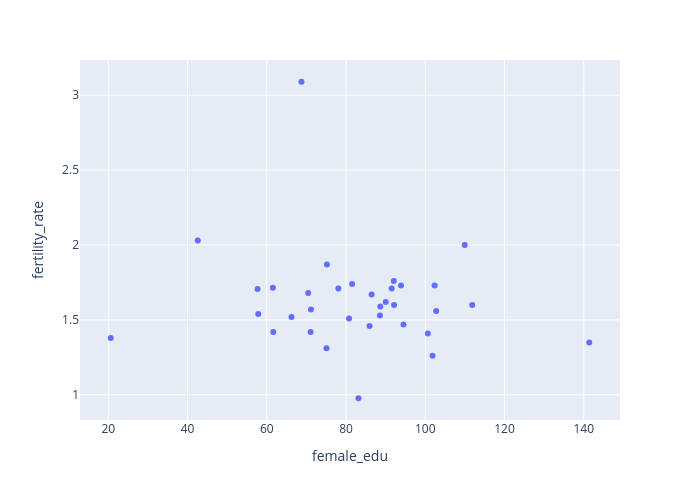

The cell this chart's notebook holds for it:
### Markdown cell above
トルコ(34.1)とアイスランド(71.6)が外れ値の可能性あり

### Code cell
px.scatter(oecd_df, x='female_edu', y='fertility_rate', 
           hover_name='Country Name', 
           width=700, height=500)

### Figure 1 — Plotly figure (JSON) as saved in the notebook; plotly's stock layout.template omitted (floating-point values rounded to 4 significant figures)
{"data": [{"hovertemplate": "<b>%{hovertext}</b><br><br>female_edu=%{x}<br>fertility_rate=%{y}<extra></extra>", "hovertext": ["Austria", "Belgium", "Canada", "Switzerland", "Colombia", "Costa Rica", "Czechia", "Germany", "Denmark", "Spain", "Estonia", "Finland", "France", "United Kingdom", "Greece", "Ireland", "Iceland", "Israel", "Italy", "Japan", "Korea, Rep.", "Lithuania", "Luxembourg", "Latvia", "Mexico", "Netherlands", "Norway", "Poland", "Portugal", "Slovak Republic", "Slovenia", "Sweden", "Turkiye", "United States"], "legendgroup": "", "marker": {"color": "#636efa", "symbol": "circle"}, "mode": "markers", "name": "", "orientation": "v", "showlegend": false, "type": "scatter", "x": [94.5, 90.01, 80.76, 66.23, 61.54, 57.67, 78.07, 71.14, 93.88, 101.8, 86.46, 100.6, 75.18, 70.45, 141.4, 81.54, 91.52, 68.76, 75.07, 61.64, 83.13, 88.56, 20.62, 111.8, 42.58, 88.64, 102.7, 85.93, 71.06, 57.84, 92.13, 92.04, 110.0, 102.4], "xaxis": "x", "y": [1.47, 1.62, 1.51, 1.52, 1.715, 1.706, 1.71, 1.57, 1.73, 1.26, 1.67, 1.41, 1.87, 1.68, 1.35, 1.74, 1.71, 3.09, 1.31, 1.42, 0.977, 1.53, 1.38, 1.6, 2.03, 1.59, 1.56, 1.46, 1.42, 1.54, 1.6, 1.76, 2.0, 1.73], "yaxis": "y"}], "layout": {"height": 500, "legend": {"tracegroupgap": 0}, "margin": {"t": 60}, "width": 700, "xaxis": {"anchor": "y", "domain": [0, 1], "title": {"text": "female_edu"}}, "yaxis": {"anchor": "x", "domain": [0, 1], "title": {"text": "fertility_rate"}}}}
